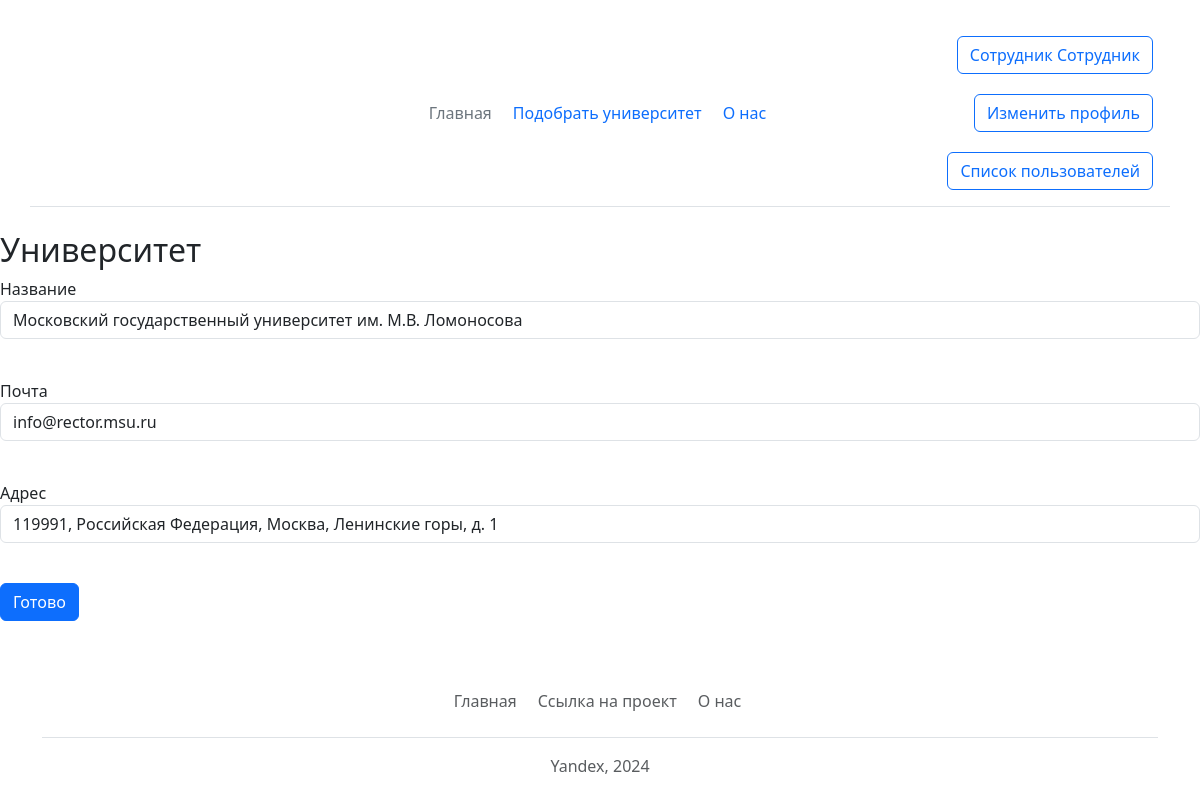
The app's page /edit_university/1 (signed in) with its own data.
### data/users.py (models this page shows, shortened)
class User(SqlAlchemyBase, UserMixin, SerializerMixin):
    __tablename__ = 'users'
    id = sqlalchemy.Column(sqlalchemy.Integer,
                           primary_key=True, autoincrement=True)
    surname = sqlalchemy.Column(sqlalchemy.String, nullable=True)
    name = sqlalchemy.Column(sqlalchemy.String, nullable=True)
    email = sqlalchemy.Column(sqlalchemy.String,
                              index=True, unique=True, nullable=True)
    hashed_password = sqlalchemy.Column(sqlalchemy.String, nullable=True)
    modified_date = sqlalchemy.Column(sqlalchemy.DateTime,
                                      default=datetime.datetime.now)
    address = sqlalchemy.Column(sqlalchemy.String, nullable=True)
    min_ege_score = sqlalchemy.Column(sqlalchemy.Integer, nullable=True)
    type = sqlalchemy.Column(sqlalchemy.Integer, nullable=True)

### data/universities.py (models this page shows)
class Universities(SqlAlchemyBase, SerializerMixin):
    __tablename__ = 'universities'
    id = sqlalchemy.Column(sqlalchemy.Integer,
                           primary_key=True, autoincrement=True)
    name = sqlalchemy.Column(sqlalchemy.String, nullable=False)
    email = sqlalchemy.Column(sqlalchemy.String, index=True, unique=True, nullable=False)
    address = sqlalchemy.Column(sqlalchemy.String, nullable=False)
    deleted = sqlalchemy.Column(sqlalchemy.Boolean, default=False, nullable=False)
    faculties = relationship('Faculties')
    competitions = relationship('Competitions',
                                secondary='comp_to_university',
                                backref='universities')

### main.py (the view, shortened to what this page needs)
@app.route('/edit_university/<int:id>', methods=['GET', 'POST'])
@login_required
def edit_university(id):
    university = db_sess.query(Universities).filter_by(id=id).first()
    form = UniversityForm(name=university.name, email=university.email, address=university.address)
    return render_template('edit_university.html', title='Редактировать университет', form=form)

### main.py
class UniversityForm(FlaskForm):
    name = StringField('Название', validators=[DataRequired()])
    email = EmailField('Почта', validators=[DataRequired(), Email()])
    address = StringField('Адрес', validators=[DataRequired()])
    submit = SubmitField('Готово')

### data/db_session.py (called while the page is built)
def create_session() -> Session:
    global __factory
    return __factory()

### main.py (called while the page is built)
@login_manager.user_loader
def load_user(user_id: int):
    db_sess = db_session.create_session()
    return db_sess.query(User).get(user_id)

### templates/edit_university.html (shortened to what this page needs)
{% extends 'base.html' %}
{% block content %}
	<h2>Университет</h2>
    <form action="" method="post" novalidate>
        <p>
            {{ form.name.label }}<br>
            {{ form.name(class="form-control") }}<br>
        </p>
        <p>
            {{ form.email.label }}<br>
            {{ form.email(class="form-control", type="email") }}<br>
        </p>
        <p>
            {{ form.address.label }}<br>
            {{ form.address(class="form-control") }}<br>
        </p>
        <p>{{ form.submit(type="submit", class="btn btn-primary") }}</p>
    </form>
{% endblock %}

### templates/base.html (shortened to what this page needs)
<!DOCTYPE html>
<html lang="ru">
<head>
    <link rel="stylesheet" href="css/style.css">
    <link rel="stylesheet" href="{{url_for('static', filename='css/main.css') }}">
    <link rel="stylesheet" href="https://cdn.jsdelivr.net/npm/bootstrap@5.3.2/dist/css/bootstrap.min.css"
>
</head>
<body>
    <header class="container d-flex flex-wrap align-items-center justify-content-center justify-content-md-between py-3 mb-4 border-bottom">
    <div class="col-md-3 mb-2 mb-md-0">
        <a href="/" class="d-inline-flex link-body-emphasis text-decoration-none">
            <svg class="bi" width="40" height="32" role="img" aria-label="Bootstrap">
                <use xlink:href="#bootstrap"></use>
            </svg>
        </a>
    </div>
    <ul class="nav col-12 col-md-auto mb-2 justify-content-center mb-md-0">
        <li><a href="/home" class="nav-link px-2 link-secondary">Главная</a></li>
        <li><a href="/select_universities" class="nav-link px-2">Подобрать университет</a></li>
        <li><a href="/about" class="nav-link px-2">О нас</a></li>
    </ul>
    <div class="col-md-3 text-end">
            {% if current_user.is_authenticated %}
                <a class="btn btn-outline-primary" href="/logout">{{ current_user.surname }} {{ current_user.name }}</a>
                <a class="btn btn-outline-primary" href="/user/{{ current_user.id }}">Изменить профиль</a>
            {% else %}
                <a href="/login" type="button" class="btn btn-outline-primary me-2">Войти</a>
                <a href="/register" type="button" class="btn btn-outline-primary me-2">Создать аккаунт</a>
            {% endif %}
            {% if current_user.is_authenticated and current_user.type == 1 %}
                <a class="btn btn-outline-primary" href="/users_list">Список пользователей</a>
            {% endif %}
    </div>
    </header>
    {% block content %}{% endblock %}
    <footer class="container py-3 my-4">
    <ul class="nav justify-content-center border-bottom pb-3 mb-3">
        <li class="nav-item"><a href="/home" class="nav-link px-2 text-body-secondary">Главная</a></li>
        <li class="nav-item"><a href="https://github.com/Mishgite/Choosing_institute"
                                class="nav-link px-2 text-body-secondary">Ссылка на проект</a></li>
        <li class="nav-item"><a href="/about" class="nav-link px-2 text-body-secondary">О нас</a></li>
    </ul>
    <p class="text-center text-body-secondary">Yandex, 2024</p>
    </footer>
</body>
</html>

### static/css/style.css (style rules this page uses)
a { display: inline-block; float: right; margin-right: 5px; margin-top: 1.25em; }

### records on screen
User: surname "Сотрудник", name "Сотрудник"
Universities: name "Московский государственный университет им. М.В. Ломоносова", email "info@rector.msu.ru", address "119991, Российская Федерация, Москва, Ленинские горы, д. 1"
